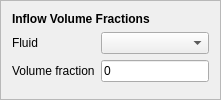
        <widget class="QFrame" name="volumeFractionsFrame">
         <property name="frameShape">
          <enum>QFrame::StyledPanel</enum>
         </property>
         <property name="frameShadow">
          <enum>QFrame::Raised</enum>
         </property>
         <layout class="QFormLayout" name="formLayout">
          <item row="1" column="0">
           <widget class="QLabel" name="label_9">
            <property name="text">
             <string>Fluid</string>
            </property>
           </widget>
          </item>
          <item row="2" column="0">
           <widget class="QLabel" name="label_16">
            <property name="toolTip">
             <string>The proportion of each computational cell composed of the fluid selected.</string>
            </property>
            <property name="text">
             <string>Volume fraction</string>
            </property>
           </widget>
          </item>
          <item row="1" column="1">
           <widget class="QComboBox" name="comboFluid"/>
          </item>
          <item row="2" column="1">
           <widget class="Gui::InputField" name="inputVolumeFraction">
            <property name="text">
             <string>0</string>
            </property>
            <property name="singleStep" stdset="0">
             <double>0.100000000000000</double>
            </property>
            <property name="minimum" stdset="0">
             <double>0.000000000000000</double>
            </property>
            <property name="maximum" stdset="0">
             <double>1.000000000000000</double>
            </property>
            <property name="unit" stdset="0">
             <string notr="true"/>
            </property>
            <property name="format" stdset="0">
             <string>g</string>
            </property>
           </widget>
          </item>
          <item row="0" column="0" colspan="2">
           <widget class="QLabel" name="label_8">
            <property name="font">
             <font>
              <weight>75</weight>
              <bold>true</bold>
             </font>
            </property>
            <property name="text">
             <string>Inflow Volume Fractions</string>
            </property>
           </widget>
          </item>
         </layout>
        </widget>
